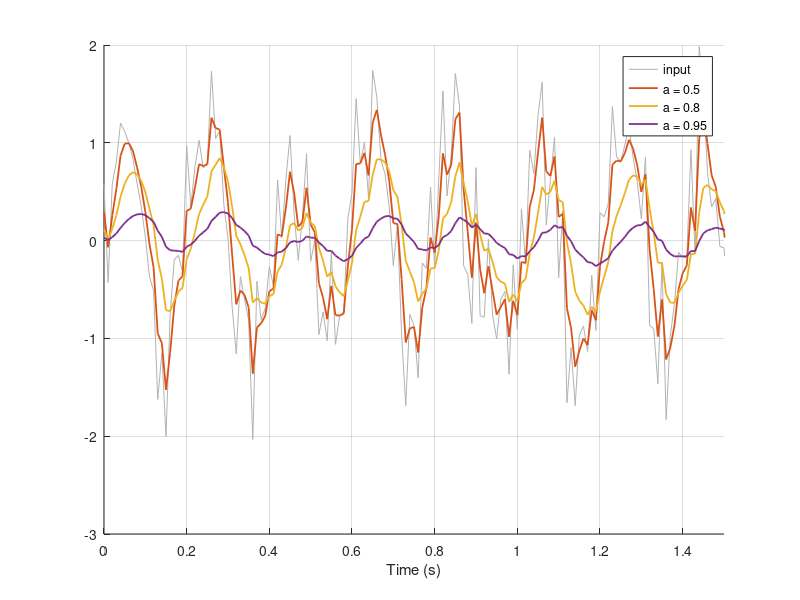
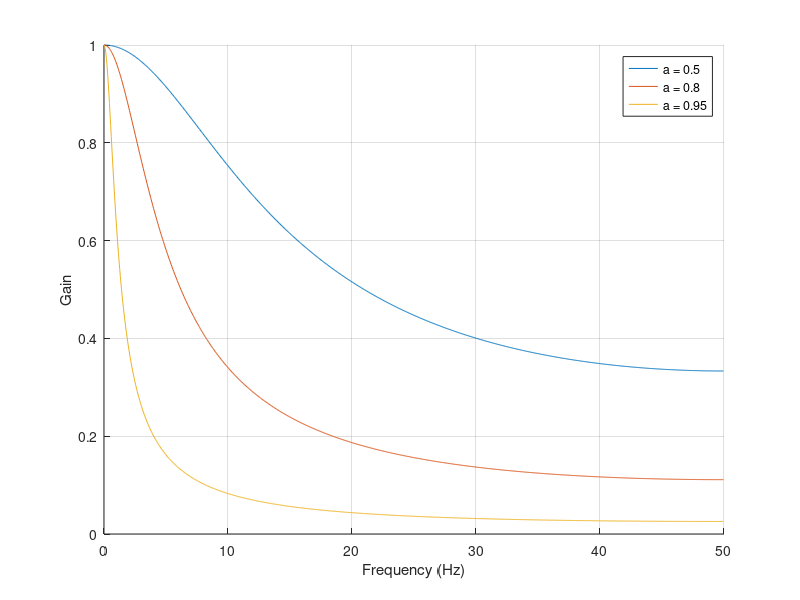

Source code (MATLAB) for these figures, in order:
fs = 100; N = 300; t = (0:N-1)'/fs;
x = sin(2*pi*5*t) + 0.5*randn(N,1);      % 5 Hz signal + strong noise
alphas = [0.5 0.8 0.95];

figure; hold on;
plot(t, x, 'Color', [0.7 0.7 0.7]);
for a = alphas
    y = filter(1-a, [1 -a], x);          % y[n] = a*y[n-1] + (1-a)*x[n]
    plot(t, y, 'LineWidth', 1.3);
end
xlim([0 1.5]); grid on; xlabel('Time (s)');
legend('input', 'a = 0.5', 'a = 0.8', 'a = 0.95');

Nfft = 2048; f = (0:Nfft-1)'*fs/Nfft;
figure; hold on;
for a = alphas
    H = abs(fft([1-a; 0], Nfft) ./ fft([1; -a], Nfft));
    plot(f(1:Nfft/2), H(1:Nfft/2));
end
xlim([0 50]); grid on; xlabel('Frequency (Hz)'); ylabel('Gain');
legend('a = 0.5', 'a = 0.8', 'a = 0.95');
